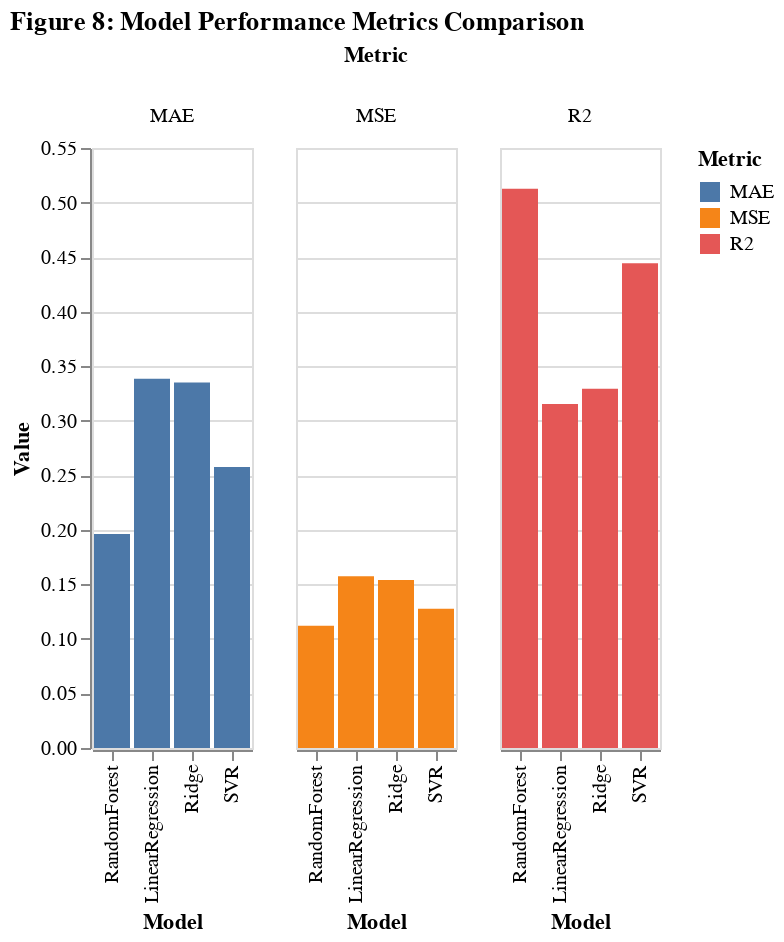

Notebook code for this chart:
### Markdown cell above
### Let's compare against other models to ensure we are on the right track

### Code cell
# Define a function to evaluate models
def evaluate_model(model, X_train, X_test, y_train, y_test):
    model.fit(X_train, y_train)
    y_pred = model.predict(X_test)
    mae = mean_absolute_error(y_test, y_pred)
    mse = mean_squared_error(y_test, y_pred)
    r2 = r2_score(y_test, y_pred)
    return mae, mse, r2

# Initialize models
models = {
    'RandomForest': RandomForestRegressor(n_estimators=100, random_state=0),
    'LinearRegression': LinearRegression(),
    'Ridge': Ridge(),
    'SVR': SVR()
}

# Store results in a list
model_results = []

# Evaluate each model
for name, model in models.items():
    model_pipeline.set_params(regressor=model)
    mae, mse, r2 = evaluate_model(model_pipeline, X_train, X_test, y_train, y_test)
    model_results.append({'Model': name, 'MAE': mae, 'MSE': mse, 'R2': r2})
    
# Create a dataframe from the results
model_results_df = pd.DataFrame(model_results)

# Melt the dataframe for visualization
model_melted_df = pd.melt(model_results_df, id_vars=['Model'], value_vars=['MAE', 'MSE', 'R2'], var_name='Metric', value_name='Value')

# Create the Altair chart
model_chart = alt.Chart(model_melted_df).mark_bar().encode(
    x=alt.X('Model', sort=list(models.keys())),
    y='Value',
    color='Metric',
    column='Metric'
).properties(
    title='Figure 8: Model Performance Metrics Comparison'
).interactive()

# Show the chart
model_chart

### Figure 1 — Vega-Lite specification as saved in the notebook (floating-point values rounded to 4 significant figures)
{"config": {"view": {"continuousWidth": 400, "continuousHeight": 300}}, "data": {"name": "data-33bc93b19015b23f64db505bc26dfe9b"}, "mark": "bar", "encoding": {"color": {"type": "nominal", "field": "Metric"}, "column": {"type": "nominal", "field": "Metric"}, "x": {"type": "nominal", "field": "Model", "sort": ["RandomForest", "LinearRegression", "Ridge", "SVR"]}, "y": {"type": "quantitative", "field": "Value"}}, "selection": {"selector007": {"type": "interval", "bind": "scales", "encodings": ["x", "y"]}}, "title": "Figure 8: Model Performance Metrics Comparison", "$schema": "https://vega.github.io/schema/vega-lite/v4.8.1.json", "datasets": {"data-33bc93b19015b23f64db505bc26dfe9b": [{"Model": "RandomForest", "Metric": "MAE", "Value": 0.1963}, {"Model": "LinearRegression", "Metric": "MAE", "Value": 0.3385}, {"Model": "Ridge", "Metric": "MAE", "Value": 0.335}, {"Model": "SVR", "Metric": "MAE", "Value": 0.2576}, {"Model": "RandomForest", "Metric": "MSE", "Value": 0.112}, {"Model": "LinearRegression", "Metric": "MSE", "Value": 0.1573}, {"Model": "Ridge", "Metric": "MSE", "Value": 0.1541}, {"Model": "SVR", "Metric": "MSE", "Value": 0.1277}, {"Model": "RandomForest", "Metric": "R2", "Value": 0.5127}, {"Model": "LinearRegression", "Metric": "R2", "Value": 0.3153}, {"Model": "Ridge", "Metric": "R2", "Value": 0.3294}, {"Model": "SVR", "Metric": "R2", "Value": 0.4443}]}}
